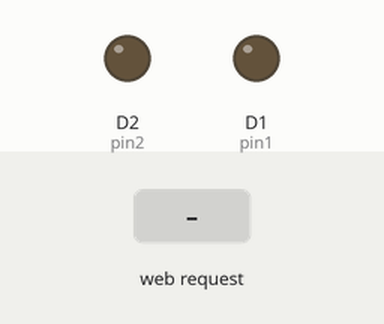
A program run on a simulated ESP8266 (NodeMCU). Shown: output pins drawn as LEDs (lit = HIGH). The inputs (shaded band) are chosen by the test bench. What the program prints to the serial monitor is not drawn.

Above: at 2.2 s.
2.3 s: HTTP request GET /pinOneOn received
At 3.2 s:
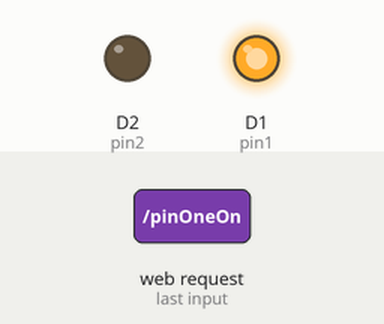
3.8 s: HTTP request GET /pinTwoOn received
At 4.3 s:
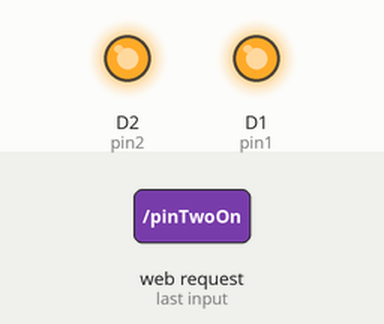
5.3 s: HTTP request GET /pinOneOff received
At 6.5 s:
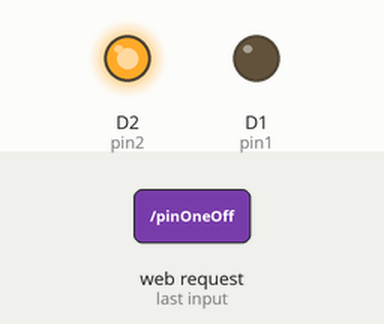
6.8 s: HTTP request GET /pinTWoOff received
At 7.8 s:
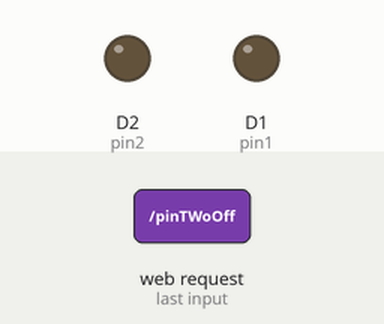
Timing chart, 0 to 9.3 s (numbered marks = the images above; inputs shaded):
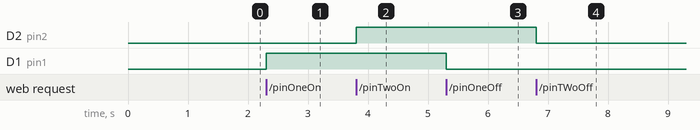

The program:

main.cpp
```cpp
#include <Arduino.h>
#include <ESP8266WiFi.h>
#include <WiFiClient.h>
#include <ESP8266WebServer.h>

const char *ssid     = "ESP8266 Controller";
const char *password = "helloworld";

int pin1 = D1;
int pin2 = D2;


ESP8266WebServer server(80);

void handleRoot() {
	server.send(200, "text/html",
		"<!DOCTYPE html>\n"
		"<html>\n"
		"\t<head>\n"
		"\t\t<meta name=\"viewport\" content=\"width=device-width, initial-scale=1.0\"> \n"
		"\t\t<title>Welcome | ESP8266 Controller</title>\n"
		"\t\t<style>\n"
		"\t\t\tbody{\n"
		"\t\t\t\tbackground: rgb(39, 55, 70);\n"
		"\t\t\t\tfont-family: helvetica;\n"
		"\t\t\t\tfont-weight: 400;\n"
		"\t\t\t\tfont-size: 15px;\n"
		"\t\t\t\tcolor: #333;\n"
		"\t\t\t\t-webkit-font-smoothing: antialiased;\n"
		"\t\t\t\toverflow-y: scroll;\n"
		"\t\t\t\toverflow-x: hidden;\n"
		"\t\t\t}\n"
		"\t\t\ta{\n"
		"\t\t\t\tcolor: #555;\n"
		"\t\t\t\ttext-decoration: none;\n"
		"\t\t\t}\n"
		"\t\t\t.container{\n"
		"\t\t\t\twidth: 100%;\n"
		"\t\t\t\tposition: relative;\n"
		"\t\t\t}\n"
		"\t\t\t.clr{\n"
		"\t\t\t\tclear: both;\n"
		"\t\t\t\tpadding: 0;\n"
		"\t\t\t\theight: 0;\n"
		"\t\t\t\tmargin: 0;\n"
		"\t\t\t}\n"
		"\t\t\t.main{\n"
		"\t\t\t\twidth: 90%;\n"
		"\t\t\t\tmargin: 0 auto;\n"
		"\t\t\t\tposition: relative;\n"
		"\t\t\t}\n"
		"\t\t\t.container > header{\n"
		"\t\t\t\tmargin: 10px;\n"
		"\t\t\t\tpadding: 20px 10px 10px 10px;\n"
		"\t\t\t\tposition: relative;\n"
		"\t\t\t\tdisplay: block;\n"
		"\t\t\t\ttext-align: center;\n"
		"\t\t\t}\n"
		"\t\t\t.container > header h1{\n"
		"\t\t\t\tfont-size: 36px;\n"
		"\t\t\t\tline-height: 36px;\n"
		"\t\t\t\tmargin: 0;\n"
		"\t\t\t\tposition: relative;\n"
		"\t\t\t\tfont-weight: 300;\n"
		"\t\t\t\tcolor: rgb(255, 255, 255);\n"
		"\t\t\t}\n"
		"\n"
		"\t\t\t.switch {\n"
		"\t\t\t\tmargin: 50px auto;\n"
		"\t\t\t\tposition: relative;\n"
		"\t\t\t}\n"
		"\n"
		"\t\t\t.switch label {\n"
		"\t\t\t\twidth: 100%;\n"
		"\t\t\t\theight: 100%;\n"
		"\t\t\t\tposition: relative;\n"
		"\t\t\t\tdisplay: block;\n"
		"\t\t\t}\n"
		"\n"
		"\t\t\t.switch input {\n"
		"\t\t\t\ttop: 0; \n"
		"\t\t\t\tright: 0; \n"
		"\t\t\t\tbottom: 0; \n"
		"\t\t\t\tleft: 0;\n"
		"\t\t\t\topacity: 0;\n"
		"\t\t\t\tz-index: 100;\n"
		"\t\t\t\tposition: absolute;\n"
		"\t\t\t\twidth: 100%;\n"
		"\t\t\t\theight: 100%;\n"
		"\t\t\t\tcursor: pointer;\n"
		"\t\t\t}\n"
		"\n"
		"\t\t\t.switch.btn-oval {\n"
		"\t\t\t\twidth: 180px;\n"
		"\t\t\t\theight: 50px;\n"
		"\t\t\t}\n"
		"\n"
		"\t\t\t.switch.btn-oval label {\n"
		"\t\t\t\tdisplay: block;\n"
		"\t\t\t\twidth: 100%;\n"
		"\t\t\t\theight: 100%;\n"
		"\t\t\t\tbackground: #a5a39d;\n"
		"\t\t\t\tborder-radius: 40px;\n"
		"\t\t\t\tbox-shadow:\n"
		"\t\t\t\t\t\tinset 0 3px 8px 1px rgba(0,0,0,0.2),\n"
		"\t\t\t\t\t\t0 1px 0 rgba(255,255,255,0.5);\n"
		"\t\t\t}\n"
		"\n"
		"\t\t\t.switch.btn-oval label:after {\n"
		"\t\t\t\tcontent: \"\";\n"
		"\t\t\t\tposition: absolute;\n"
		"\t\t\t\tz-index: -1;\n"
		"\t\t\t\ttop: -8px; right: -8px; bottom: -8px; left: -8px;\n"
		"\t\t\t\tborder-radius: inherit;\n"
		"\t\t\t\tbackground: #ababab;\n"
		"\t\t\t\tbackground: -moz-linear-gradient(#f2f2f2, #ababab);\n"
		"\t\t\t\tbackground: -ms-linear-gradient(#f2f2f2, #ababab);\n"
		"\t\t\t\tbackground: -o-linear-gradient(#f2f2f2, #ababab);\n"
		"\t\t\t\tbackground: -webkit-gradient(linear, 0 0, 0 100%, from(#f2f2f2), to(#ababab));\n"
		"\t\t\t\tbackground: -webkit-linear-gradient(#f2f2f2, #ababab);\n"
		"\t\t\t\tbackground: linear-gradient(#f2f2f2, #ababab);\n"
		"\t\t\t\tbox-shadow: 0 0 10px rgba(0,0,0,0.3),\n"
		"\t\t\t\t\t\t\t0 1px 1px rgba(0,0,0,0.25);\n"
		"\t\t\t}\n"
		"\n"
		"\t\t\t.switch.btn-oval label:before {\n"
		"\t\t\t\tcontent: \"\";\n"
		"\t\t\t\tposition: absolute;\n"
		"\t\t\t\tz-index: -1;\n"
		"\t\t\t\ttop: -18px; right: -18px; bottom: -18px; left: -18px;\n"
		"\t\t\t\tborder-radius: inherit;\n"
		"\t\t\t\tbackground: #eee;\n"
		"\t\t\t\tbackground: -moz-linear-gradient(#e5e7e6, #eee);\n"
		"\t\t\t\tbackground: -ms-linear-gradient(#e5e7e6, #eee);\n"
		"\t\t\t\tbackground: -o-linear-gradient(#e5e7e6, #eee);\n"
		"\t\t\t\tbackground: -webkit-gradient(linear, 0 0, 0 100%, from(#e5e7e6), to(#eee));\n"
		"\t\t\t\tbackground: -webkit-linear-gradient(#e5e7e6, #eee);\n"
		"\t\t\t\tbackground: linear-gradient(#e5e7e6, #eee);\n"
		"\t\t\t\tbox-shadow:\n"
		"\t\t\t\t\t\t0 1px 0 rgba(255,255,255,0.5);\n"
		"\t\t\t\t-webkit-filter: blur(1px);\n"
		"\t\t\t\t-moz-filter: blur(1px);\n"
		"\t\t\t\t-ms-filter: blur(1px);\n"
		"\t\t\t\t-o-filter: blur(1px);\n"
		"\t\t\t\tfilter: blur(1px);\n"
		"\t\t\t}\n"
		"\n"
		"\t\t\t.switch.btn-oval label i {\n"
		"\t\t\t\tdisplay: block;\n"
		"\t\t\t\theight: 100%;\n"
		"\t\t\t\twidth: 60%;\n"
		"\t\t\t\tborder-radius: inherit;\n"
		"\t\t\t\tbackground: silver;\n"
		"\t\t\t\tposition: absolute;\n"
		"\t\t\t\tz-index: 2;\n"
		"\t\t\t\tright: 40%;\n"
		"\t\t\t\ttop: 0;\n"
		"\t\t\t\tbackground: #b2ac9e;\n"
		"\t\t\t\tbackground: -moz-linear-gradient(#f7f2f6, #b2ac9e);\n"
		"\t\t\t\tbackground: -ms-linear-gradient(#f7f2f6, #b2ac9e);\n"
		"\t\t\t\tbackground: -o-linear-gradient(#f7f2f6, #b2ac9e);\n"
		"\t\t\t\tbackground: -webkit-gradient(linear, 0 0, 0 100%, from(#f7f2f6), to(#b2ac9e));\n"
		"\t\t\t\tbackground: -webkit-linear-gradient(#f7f2f6, #b2ac9e);\n"
		"\t\t\t\tbackground: linear-gradient(#f7f2f6, #b2ac9e);\n"
		"\t\t\t\tbox-shadow:\n"
		"\t\t\t\t\t\tinset 0 1px 0 white,\n"
		"\t\t\t\t\t\t0 0 8px rgba(0,0,0,0.3),\n"
		"\t\t\t\t\t\t0 5px 5px rgba(0,0,0,0.2);\n"
		"\t\t\t}\n"
		"\n"
		"\t\t\t.switch.btn-oval label i:after {\n"
		"\t\t\t\tcontent: \"\";\n"
		"\t\t\t\tposition: absolute;\n"
		"\t\t\t\tleft: 15%;\n"
		"\t\t\t\ttop: 25%;\n"
		"\t\t\t\twidth: 70%;\n"
		"\t\t\t\theight: 50%;\n"
		"\t\t\t\tbackground: #d2cbc3;\n"
		"\t\t\t\tbackground: -moz-linear-gradient(#cbc7bc, #d2cbc3);\n"
		"\t\t\t\tbackground: -ms-linear-gradient(#cbc7bc, #d2cbc3);\n"
		"\t\t\t\tbackground: -o-linear-gradient(#cbc7bc, #d2cbc3);\n"
		"\t\t\t\tbackground: -webkit-gradient(linear, 0 0, 0 100%, from(#cbc7bc), to(#d2cbc3));\n"
		"\t\t\t\tbackground: -webkit-linear-gradient(#cbc7bc, #d2cbc3);\n"
		"\t\t\t\tbackground: linear-gradient(#cbc7bc, #d2cbc3);\n"
		"\t\t\t\tborder-radius: inherit;\n"
		"\t\t\t}\n"
		"\n"
		"\t\t\t.switch.btn-oval label i:before {\n"
		"\t\t\t\tcontent: \"off\";\n"
		"\t\t\t\ttext-transform: uppercase;\n"
		"\t\t\t\tfont-style: normal;\n"
		"\t\t\t\tfont-weight: bold;\n"
		"\t\t\t\tcolor: rgba(0,0,0,0.4);\n"
		"\t\t\t\ttext-shadow: 0 1px 0 #bcb8ae, 0 -1px 0 #97958e;\n"
		"\t\t\t\tfont-family: Helvetica, Arial, sans-serif;\n"
		"\t\t\t\tfont-size: 24px;\n"
		"\t\t\t\tposition: absolute;\n"
		"\t\t\t\ttop: 50%;\n"
		"\t\t\t\tmargin-top: -12px;\n"
		"\t\t\t\tright: -50%;\n"
		"\t\t\t}\n"
		"\n"
		"\t\t\t.switch.btn-oval input:checked ~ label {\n"
		"\t\t\t\tbackground: #9abb82;\n"
		"\t\t\t}\n"
		"\n"
		"\t\t\t.switch.btn-oval input:checked ~ label i {\n"
		"\t\t\t\tright: -1%;\n"
		"\t\t\t}\n"
		"\n"
		"\t\t\t.switch.btn-oval input:checked ~ label i:before {\n"
		"\t\t\t\tcontent: \"on\";\n"
		"\t\t\t\tright: 115%;\n"
		"\t\t\t\tcolor: #82a06a;\n"
		"\t\t\t\ttext-shadow: \n"
		"\t\t\t\t\t0 1px 0 #afcb9b,\n"
		"\t\t\t\t\t0 -1px 0 #6b8659;\n"
		"\t\t\t}\n"
		"\n"
		"\t\t</style>\n"
		"\t</head>\n"
		"\t<body>\n"
		"\t\t<div class=\"container\">\n"
		"\t\t\t<header>\n"
		"\t\t\t\t<h1>ESP8266 Controller</h1>\n"
		"\t\t\t</header>\n"
		"\t\t\t<section class=\"main\">\n"
		"\t\t\t\t<div class=\"switch btn-oval\">\n"
		"\t\t\t\t\t<input type=\"checkbox\" name=\"pinOne\" onclick=\"handleClick(this)\";>\n"
		"\t\t\t\t\t<label><i></i></label>\n"
		"\t\t\t\t</div>\n"
		"\t\t\t\t<div class=\"switch btn-oval\">\n"
		"\t\t\t\t\t<input type=\"checkbox\" name=\"pinTwo\" onclick=\"handleClick(this)\">\n"
		"\t\t\t\t\t<label><i></i></label>\n"
		"\t\t\t\t</div>\n"
		"\t\t\t</section>\n"
		"\t\t</div>\n"
		"\t\t<script>\n"
		"\t\t\tfunction handleClick(cb) {\n"
		"\t\t\t\tif(cb.checked) {\n"
		"\t\t\t\t\tthis.path = cb.name + \"On\";\n"
		"\t\t\t\t}\n"
		"\t\t\t\telse{\n"
		"\t\t\t\t\tthis.path = cb.name + \"Off\";\n"
		"\t\t\t\t}\n"
		"\t\t\t\txhttp = new XMLHttpRequest();\n"
		"\t\t\t\txhttp.open(\"GET\", path, true);\n"
		"\t\t\t\txhttp.send();\n"
		"\t\t\t}\n"
		"\t\t</script>\n"
		"\t</body>\n"
		"</html>"
	);
}

void handelePinOneOn() {
	digitalWrite(pin1, HIGH);
	server.send(200, "text/html", "Pin one turned on");
}

void handelePinOneOff() {
	digitalWrite(pin1, LOW);
	server.send(200, "text/html", "Pin one turned off");
}

void handelePinTwoOn() {
	digitalWrite(pin2, HIGH);
	server.send(200, "text/html", "Pin two turned on");
}

void handelePinTwoOff() {
	digitalWrite(pin2, LOW);
	server.send(200, "text/html", "Pin two turned off");
}

void setup() {
	delay(1000);

	pinMode(pin1, OUTPUT);
	pinMode(pin2, OUTPUT);

	Serial.begin(115200);
	Serial.println();
	Serial.print("Configuring access point...");
	/* uncomment the passeord to make the AP closed */
	//WiFi.softAP(ssid, password);
	WiFi.softAP(ssid);

	IPAddress myIP = WiFi.softAPIP();
	Serial.print("AP IP address: ");
	Serial.println(myIP);

	server.on("/", handleRoot);
	server.on("/pinOneOn", handelePinOneOn);
	server.on("/pinOneOff", handelePinOneOff);
	server.on("/pinTwoOn", handelePinTwoOn);
	server.on("/pinTWoOff", handelePinTwoOff);

	server.begin();
	Serial.println("HTTP server started");
}

void loop() {
	server.handleClient();
}
```

Measured:
- after the input at 2.3 s, D1 (pin1): LOW → HIGH at once
- after the input at 3.8 s, D2 (pin2): LOW → HIGH at once
- after the input at 5.3 s, D1 (pin1): HIGH → LOW at once
- after the input at 6.8 s, D2 (pin2): HIGH → LOW at once
